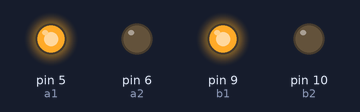
Bench run of a sketch on a simulated Arduino Uno, built with avr-gcc and run on an emulated ATmega328P. On the bench: output pins drawn as LEDs (lit = HIGH).

Above: at 0.5 s.
At 3.5 s:
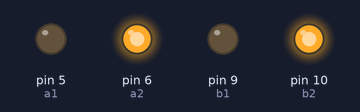
Timing chart, 0 to 4.6 s (numbered marks = the images above):
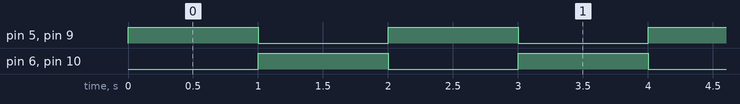

The sketch:

___DC_L9110__2______.ino
```cpp
/* 테스트가 끝났으면 전진, 후진의 함수를 만들어봅시다.
  아날로그 출력을 위하여 속도값을 변수로 설정해봅시다. */

#define a1 5 //모터드라이버의 a와 b(각각 핀 2개)를 변수 설정
#define a2 6
#define b1 9
#define b2 10
#define HighSpeed 255 //빠른 속도의 출력을 255(최대값)으로 설정
#define LowSpeed 180 //느린 속도의 출력을 180으로 설정

void setup() {
  pinMode(a1, OUTPUT); //모터드라이버의 각 핀을 출력모드로 설정
  pinMode(a2, OUTPUT);
  pinMode(b1, OUTPUT);
  pinMode(b2, OUTPUT);
}

void loop() {
  forward(); //forward라는 함수 실행. 함수의 내용은 아래에 작성
  delay(1000);
  back();
  delay(1000);
}

//함수 생성시 위치는 보통 아래에 작성함
//void형 함수끼리 병렬로 구성되므로 생성된 함수는 위에 있을 필요 없음

void forward() {
  analogWrite(a1, HighSpeed);
  analogWrite(a2, 0);
  analogWrite(b1, HighSpeed);
  analogWrite(b2, 0);
}

void back() {
  analogWrite(a1, 0);
  analogWrite(a2, HighSpeed);
  analogWrite(b1, 0);
  analogWrite(b2, HighSpeed);
}

/* 위와 같은 함수를 만들어 낸 경우
  코드 상에서 forward(); 만 입력하면 미리 지정된 함수가 실행됩니다.

  void 함수(변수) {
    함수의 내용
  }

  의 형태로 실행하며 속도 값을 변수로 지정하는 경우

  void forward(int Speed) {
    analogWrite(a1, Speed);
    analogWrite(a2, 0);
    analogWrite(b1, Speed);
    analogWrite(b2, 0);
  }

  로 작성할 수 있습니다. 위와 같은 형태는 변수가 반드시 필요하므로

  forward(200); //전진 속도 200
  forward(300); //전진 속도 300

  와 같은 형태로 함수를 실행해야 합니다.

  속도가 아닌 지연시간을 변수로 지정할 수도 있습니다.
  자동화 운전의 경우

  forward(1000); //1초간 전진
  left(500); //0.5초간 좌회전

  등으로 코드를 구성할 수 있습니다. */
```

Measured:
- by itself, pin 5 (a1), pin 6 (a2), pin 9 (b1), pin 10 (b2): alternates HIGH for 1.0 s and LOW for 1.0 s
